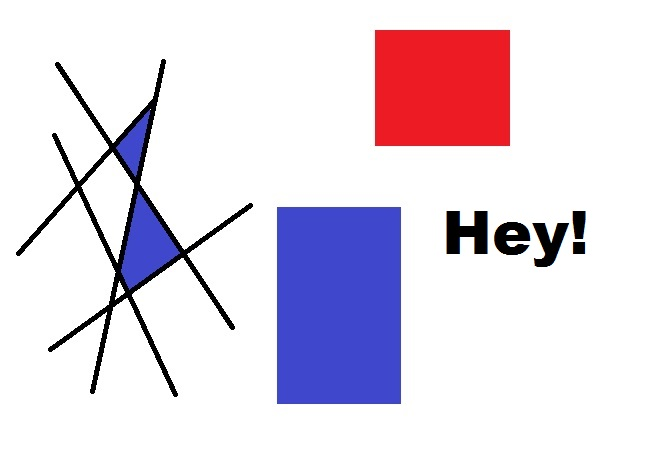
#> input picture data/cornerDetectionImage.jpg, 653 x 457 px, found by its file name
$ python hough.py   (Python 2 division)
#> lines starting #> are read from the running program, lines starting #| are printed output that depends on the picture; after the words box and inside, x2 and y2 are one past the last pixel; in counts of white or black regions, pixels touching at a corner belong together
import numpy as np
import cv2
import matplotlib.pyplot as plt

image=cv2.imread('/home/rahul/Pictures/cornerDetectionImage.jpg',0)
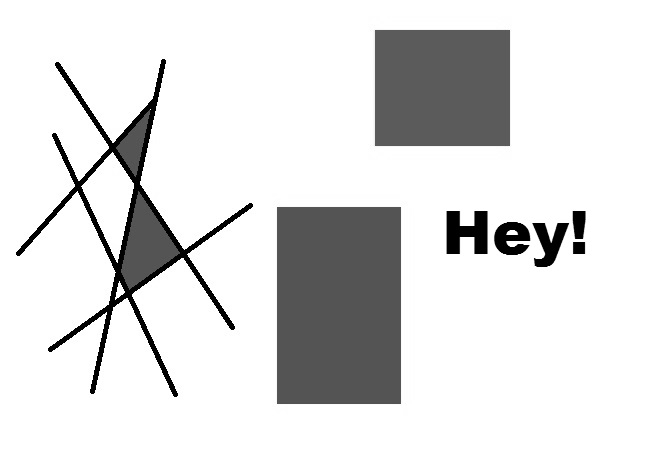
#> image: shape (457, 653); min 0, max 255, mean 221.4
edges=cv2.Canny(image,120,200)
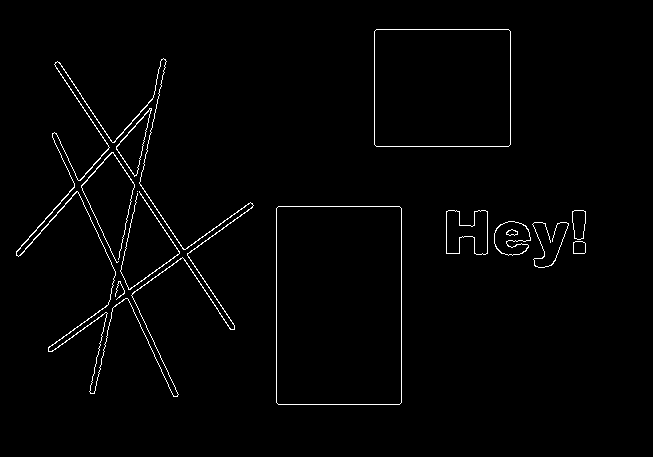
#> edges: shape (457, 653); 1.6% white in thin lines or dots, all inside (x1, y1, x2, y2) = (16, 29, 586, 405)
def hough(img):

    #defining the range of rho and theta
    thetas=np.deg2rad(np.arange(-90.0 , 90.0))
    width,height=img.shape
#> width = 457; height = 653
    diag=np.ceil(np.sqrt(width*width + height*height))
#> diag = 798
    diag=int(diag)
    rhos=np.linspace(-diag,diag,diag*2)
#> rhos = 1596 values from -798 to 798
    # defining trigo functions
    cos_t=np.cos(thetas)
    sin_t=np.sin(thetas)
    n=len(thetas)

    # constructing accumulator
    accumulator=np.zeros((2*diag,n),dtype=np.uint64)

    good_y,good_x=np.nonzero(img)
#> good_y = 4690 values from 29 to 404; good_x = 4690 values, max 585 at index 1858, min 16 at index 3026, mean 249

    for i in range(len(good_x)):
        x=good_x[i]
        y=good_y[i]

        for theta in range(n):
            rho=round(x * cos_t[theta]+y * sin_t[theta])+diag
            rho=int(rho)
            accumulator[rho,theta] += 1
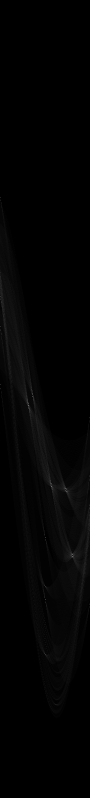
#> accumulator: shape (1596, 180) uint64 (shown at 1/2 size); min 0, max 214, mean 2.9
    return accumulator,thetas,rhos
a , t, r =hough(edges)
#> t = 180 values from -1.57 to 1.55; r = 1596 values from -798 to 798
#cv2.imshow('accumulator',a)
#cv2.imshow('thetas',t)
#cv2.imshow('rhos',r)


#showing hough lines
def show_hough(img,accumulator):


    plt.imshow(
        accumulator, cmap='jet',
        extent=[np.rad2deg(t[-1]), np.rad2deg(t[0]), r[-1], r[0]])
    plt.savefig('/home/rahul/Pictures/output.png', bbox_inches='tight')
    plt.show()

show_hough(image,a)

op=cv2.imread('/home/rahul/Pictures/output.png',0)
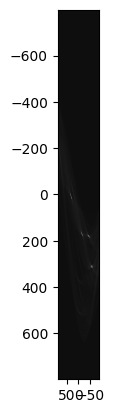
#> op: shape (413, 114); min 0, max 255, mean 171.3

cv2.imshow('edges',edges)
cv2.imshow('output',op)
cv2.waitKey(0)
cv2.destroyAllWindows()

c=max(np.ravel(a))
#> c = 214
print c
#| 214
d=a.shape[0]
#> d = 1596
theta=a.shape[1]
#> theta = 180
for q in range(d):
    for w in range(theta):
        if a[q,w]==c:
            print (q,w)
sin = np.sin(w)
cos = np.cos(w)
print(sin,cos)
x0 = q*cos
#> x0 = -1591
y0 = q*sin
#> y0 = 112.8
x1 = int(x0 + 1000*(-sin))
#> x1 = -1661
y1 = int(y0 + 1000*(cos))
#> y1 = -884
x2 = int(x0 - 1000*(-sin))
#> x2 = -1520
y2 = int(y0 - 1000*(cos))
#> y2 = 1110
print x1,y1,x2,y2
#| -1661 -884 -1520 1110
